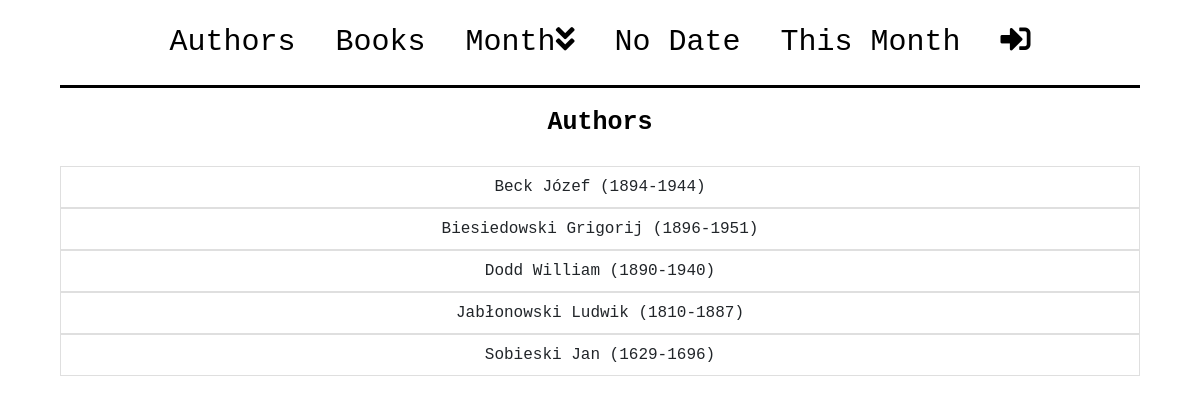
Screenshot of /authors/ with the database file from the repository.
### Quote/models.py (models this page shows)
class Author(models.Model):
    surname=models.CharField(max_length=100, verbose_name=u"Surname:")
    name=models.CharField(max_length=100, verbose_name=u"Name:")
    birth=models.IntegerField(default=0000, blank=False, null=False, verbose_name=u"Birth Year:")
    death=models.IntegerField(default=0000, blank=False, null=False, verbose_name=u"Death Year:")
    class Meta:
        unique_together = ('surname', 'name')
        ordering=['surname', 'name']
    def __str__(self):
        return self.surname + ' ' + self.name + ' (' + str(self.birth) + '-' + str(self.death) + ')'

### Quote/views.py (the view)
# urls.py: path('authors/', AuthorsView, name='authors'),
def AuthorsView(request):
    quoteSource=Author.objects.all().order_by('surname', 'name')
    linkName='author'
    heading='Authors'
    editUrl='editAuthor'
    obj={
        'quoteSource':quoteSource,
        'linkName':linkName,
        'heading':heading,
        'editUrl':editUrl
        }
    return render(request, 'list.html', obj)

### templates/list.html (shortened to what this page needs)
<!DOCTYPE html>
{%extends 'main.html'%}
{% block body %}
<h2>{{heading}}</h2>
<div class="list-group" style="text-align:center">
  {% for quoteSource in quoteSource %}
  <div class="row justify-content-center">
    <div class="col">
      <a class="list-group-item list-group-item-action" href="{% url linkName quoteSource.id %}">{{quoteSource}}</a>
    </div>
  </div>
  {% endfor %}
</div>
{% endblock %}

### static/static.css (style rules this page uses)
body { margin-left: 5%; margin-right: 5%; color: black; font-family: Courier New; }
h2 { color: black; padding: 20px; text-align: center; font-size: 25px; font-weight: 700; }

### rows the page displays
Author: surname+name+birth "Beck Józef (1894-1944)"
Author: surname+name+birth "Biesiedowski Grigorij (1896-1951)"
Author: surname+name+birth "Dodd William (1890-1940)"
Author: surname+name+birth "Jabłonowski Ludwik (1810-1887)"
Author: surname+name+birth "Sobieski Jan (1629-1696)"

### other values shown
{{ heading }} "Authors"
